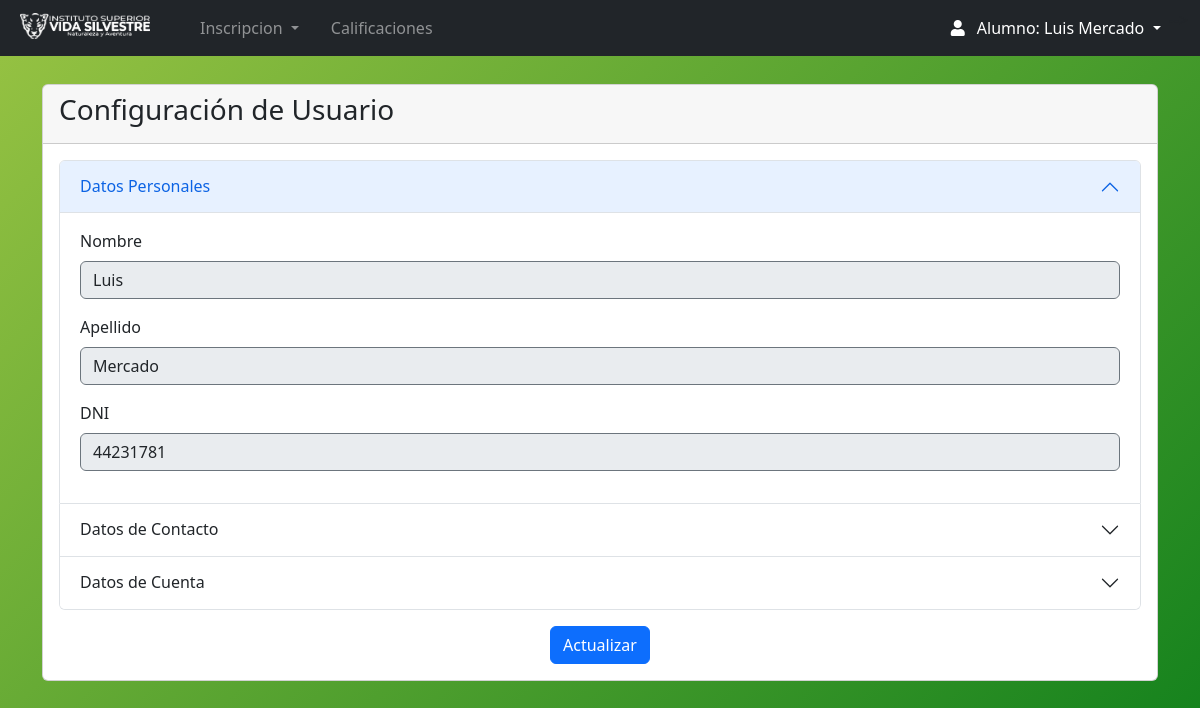
The app's page /Views/alumno/config_user.php (signed in) with its own data.
### tables this page shows
CREATE TABLE `persona` (
  `id_persona` int(11) NOT NULL,
  `nombre` varchar(35) NOT NULL,
  `apellido` varchar(35) NOT NULL,
  `fecha_nacimiento` date NOT NULL,
  `DNI` int(11) NOT NULL,
  `celular` varchar(15) DEFAULT NULL,
  `email_correo` varchar(100) DEFAULT NULL,
  `direccion` varchar(55) DEFAULT NULL,
  `fecha_ingreso` date DEFAULT NULL,
  `pais` varchar(55) DEFAULT NULL,
  `ciudad` varchar(55) DEFAULT NULL,
  `contraseña` varchar(10) DEFAULT NULL,
  `id_rol` int(11) NOT NULL,
  `genero` varchar(15) DEFAULT NULL,
  `legajo` int(11) DEFAULT NULL,
  `titulo` varchar(100) DEFAULT NULL,
  `estado` varchar(11) DEFAULT NULL
);

### Views/alumno/config_user.php (the view, shortened to what this page needs)
<?php
require 'navbar.php';
include('../../conn/connection.php');
$id_persona = $_SESSION['id_persona'];
$stmt = $db->prepare("SELECT * FROM persona WHERE id_persona = ?");
$stmt->execute([$id_persona]);
$usuario = $stmt->fetch(PDO::FETCH_ASSOC);
?>
<body>
    <div class="container mt-4">
        <div class="card">
            <div class="card-header">
                <h3>Configuración de Usuario</h3>
            </div>
            <div class="card-body">
                <form method="post" action="">
                    <div class="accordion" id="accordionExample">
                        <div class="accordion-item">
                            <h2 class="accordion-header" id="headingPersonal">
                                <button class="accordion-button" type="button" data-bs-toggle="collapse" data-bs-target="#collapsePersonal" aria-expanded="true" aria-controls="collapsePersonal">
                                    Datos Personales
                                </button>
                            </h2>
                            <div id="collapsePersonal" class="accordion-collapse collapse show" aria-labelledby="headingPersonal" data-bs-parent="#accordionExample">
                                <div class="accordion-body">
                                    <div class="mb-3">
                                        <label for="nombre" class="form-label">Nombre</label>
                                        <input type="text" class="form-control" id="nombre" value="<?= htmlspecialchars($usuario['nombre']); ?>" readonly>
                                    </div>
                                    <div class="mb-3">
                                        <label for="apellido" class="form-label">Apellido</label>
                                        <input type="text" class="form-control" id="apellido" value="<?= htmlspecialchars($usuario['apellido']); ?>" readonly>
                                    </div>
                                    <div class="mb-3">
                                        <label for="dni" class="form-label">DNI</label>
                                        <input type="text" class="form-control" id="dni" value="<?= htmlspecialchars($usuario['DNI']); ?>" readonly>
                                    </div>
                                </div>
                            </div>
                        </div>
                        <div class="accordion-item">
                            <h2 class="accordion-header" id="headingContacto">
                                <button class="accordion-button collapsed" type="button" data-bs-toggle="collapse" data-bs-target="#collapseContacto" aria-expanded="false" aria-controls="collapseContacto">
                                    Datos de Contacto
                                </button>
                            </h2>
                        </div>
                        <div class="accordion-item">
                            <h2 class="accordion-header" id="headingCuenta">
                                <button class="accordion-button collapsed" type="button" data-bs-toggle="collapse" data-bs-target="#collapseCuenta" aria-expanded="false" aria-controls="collapseCuenta">
                                    Datos de Cuenta
                                </button>
                            </h2>
                        </div>
                    </div>
                    <div class="mt-3 text-center">
                        <button type="submit" class="btn btn-primary">Actualizar</button>
                    </div>
                </form>
            </div>
        </div>
    </div>
</body>
</html>

### css/style.css (style rules this page uses)
body { background: linear-gradient(135deg, #98c343, #10801c); position: relative; padding-bottom: 10px; min-height: 100vh; }
input { border-style: solid !important; border-color: #6c757d !important; border-width: 1.5px !important; }

### records on screen
persona: nombre "Luis", apellido "Mercado", DNI "44231781"

### other values on screen
$_SESSION['nombre'] "Luis"
$_SESSION['apellido'] "Mercado"
